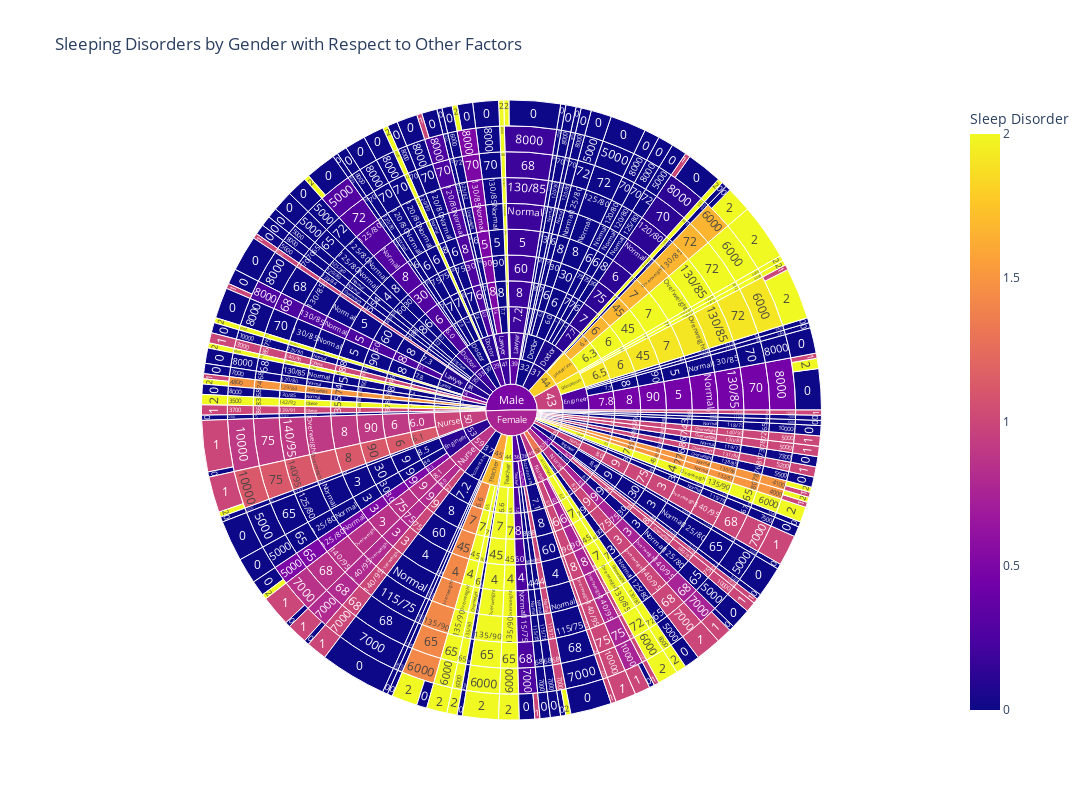

Here is the notebook cell this chart was saved with:
### Code cell
sleep_df = pd.DataFrame(data, columns=['Gender', 'Age', 'Occupation', 'Sleep Duration', 'Quality of Sleep',
                                       'Physical Activity Level', 'Stress Level', 'BMI Category',
                                       'Blood Pressure', 'Heart Rate', 'Daily Steps', 'Sleep Disorder'])

# Sunburst Chart
fig = px.sunburst(sleep_df,
                  path=['Gender', 'Age', 'Occupation', 'Sleep Duration', 'Quality of Sleep',
                        'Physical Activity Level', 'Stress Level', 'BMI Category', 
                        'Blood Pressure', 'Heart Rate', 'Daily Steps', 'Sleep Disorder'],
                  color="Sleep Disorder",  # Color by sleep disorder category
                  title="Sleeping Disorders by Gender with Respect to Other Factors",
                  width=1200,  # Increased width
                  height=800)  # Increased height
fig.show()

### Figure 1 — Plotly figure (JSON) as saved in the notebook; plotly's stock layout.template omitted (floating-point values rounded to 4 significant figures; data arrays with more than 128 entries replaced by an {"elided": "..."} marker saying what was removed)
{"data": [{"branchvalues": "total", "customdata": {"elided": "1120x1 float values"}, "domain": {"x": [0, 1], "y": [0, 1]}, "hovertemplate": "labels=%{label}<br>count=%{value}<br>parent=%{parent}<br>id=%{id}<br>Sleep Disorder=%{color}<extra></extra>", "ids": {"elided": "1120 str values"}, "labels": {"elided": "1120 str values"}, "marker": {"coloraxis": "coloraxis", "colors": {"elided": "1120 float values"}}, "name": "", "parents": {"elided": "1120 str values"}, "type": "sunburst", "values": {"elided": "1120 int values"}}], "layout": {"coloraxis": {"colorbar": {"title": {"text": "Sleep Disorder"}}, "colorscale": [[0, "#0d0887"], [0.1111, "#46039f"], [0.2222, "#7201a8"], [0.3333, "#9c179e"], [0.4444, "#bd3786"], [0.5556, "#d8576b"], [0.6667, "#ed7953"], [0.7778, "#fb9f3a"], [0.8889, "#fdca26"], [1, "#f0f921"]]}, "height": 800, "legend": {"tracegroupgap": 0}, "title": {"text": "Sleeping Disorders by Gender with Respect to Other Factors"}, "width": 1200}}
